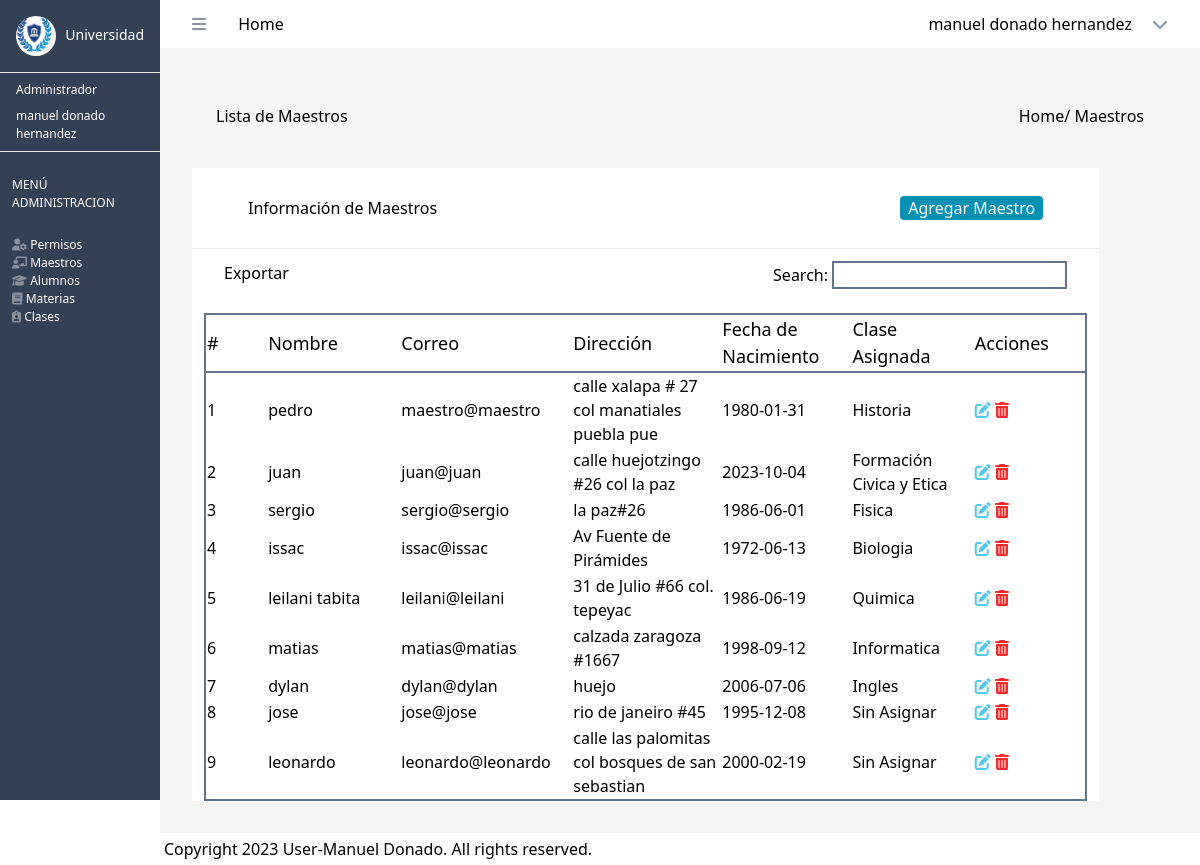
The app's page /view_maestros (signed in) with its own data.
### tables this page shows
CREATE TABLE `usuarios` (
  `id_usuario` int(10) NOT NULL,
  `matricula` bigint(10) DEFAULT NULL,
  `correo` varchar(255) DEFAULT NULL,
  `password` varchar(255) DEFAULT NULL,
  `nombre` varchar(255) DEFAULT NULL,
  `apellido` varchar(255) DEFAULT NULL,
  `direccion` varchar(255) DEFAULT NULL,
  `fecha_nacimiento` date DEFAULT NULL,
  `estatus` int(10) DEFAULT NULL,
  `id_rol` int(10) DEFAULT NULL
);

### src/Controllers/MaestroController.php (called while the page is built, shortened)
<?php
require_once($_SERVER["DOCUMENT_ROOT"] . "/src/Models/Maestros.php");
class MaestroController
{
    public function mostrarMaestros()
    {
        $maestro = new Maestro();
        $data = $maestro->allMaestros();
        include $_SERVER["DOCUMENT_ROOT"] . "/src/views/admin/view_maestros.php";
    }
}
?>

### src/Models/Maestros.php (called while the page is built, shortened)
<?php
class Maestro {
    public function allMaestros(){
        $db = new Database();
        $connection = $db->connect();
        $res = $connection->query("SELECT us.*, if(ma.nombre_materia IS NULL,'Sin Asignar', ma.nombre_materia) as nombre_materia FROM usuarios as us
                                    LEFT JOIN clases as cl ON us.id_usuario = cl.id_maestro
                                    LEFT JOIN materias as ma ON cl.id_materia = ma.id_materia
                                    WHERE id_rol = 2 ");
        $data = $res->fetchAll(PDO::FETCH_ASSOC);
        return $data;
    }
}
?>

### src/views/admin/view_maestros.php (the view, shortened to what this page needs)
<?php
$user = $_SESSION["user"];
?>
<!DOCTYPE html>
<html lang="en">
<head>
    <link href="/dist/output.css" rel="stylesheet">
</head>
<body>
    <div class="bg-slate-700 h-screen w-20 lg:w-40 fixed" >
        <div class="flex justify-between border-b-white" >
            <div>
              <img class="bg-white rounded-full h-10 w-10 m-4 " src="/src/images/inicio.png" alt="">
            </div>
            <div>
                <h3 class="text-white text-[14px] m-4 my-6" >Universidad </h3>
            </div>
        </div>
        <hr>
        <div>
            <h2 class="text-white mx-4 text-[12px] m-2" > <?php echo $user['nombre_rol'];  ?> </h2>
            <h3 class="text-white mx-4 text-[12px] m-2" > <?php echo $user['nombre'] . " " . $user['apellido'];  ?>  </h3>
        </div>
        <hr>
    <?php
    if ( $user['id_rol'] === 1 ) { ?>
        <div>
            <div class=" flex justify-center text-[12px] text-white  m-3 my-6" >
                MENÚ ADMINISTRACION
            </div>
            <div class="flex flex-col m-3 text-[12px] text-white " >
            <a href="/view_permisos"> <i class="fa-solid fa-user-gear" style="color: #89919f;"></i>   Permisos </a>
               <a href="/view_maestros"> <i class="fa-solid fa-chalkboard-user" style="color: #89919f;"></i>   Maestros</a>
               <a href="/view_alumnos">  <i class="fa-solid fa-graduation-cap" style="color: #89919f;"></i>   Alumnos </a>
                <a href="/view_materias"> <i class="fa-solid fa-book" style="color: #89919f;"></i>   Materias</a>
                <a href="/view_clases"> <i class="fa-solid fa-clipboard-user" style="color: #89919f;"></i>   Clases </a>
            </div>
        </div>
    <?php }  ?>
    </div>
    <div class="flex flex-col h-screen w-full pl-20 lg:pl-40" >
    <header class="bg-white p-3">
        <div class="flex justify-between mx-5">
            <div>
                <i class="fa-solid fa-bars mr-7" style="color: #89919f;"></i> Home
            </div>
            <div class="relative inline-block text-left " id="userDropdown">
                <div onclick="toggleDropdown()" class="cursor-pointer flex items-center">
                    <p class="mx-5 text-[16px]" >   <?php echo $user['nombre'] . " " . $user['apellido'];  ?> </p>
                    <i class="fa-solid fa-chevron-down" style="color: #89919f;"></i>
                </div>
            </div>
        </div>
    </header>
    <div class="bg-stone-100 flex-grow p-4" >
                <div class="flex flex-row justify-between m-10" >
                    <div>
                    <p>Lista de Maestros </p>
                    </div>
                    <div class="flex flex-row" >
                    <a href="/src/views/dashboard.php">Home</a> <p>/ Maestros</p>
                    </div>
                </div>
        <div  class="w-[90%] bg-white m-4 " >
            <div>
                <div class="flex flex-row justify-between mx-5 p-3">
                    <div class="mx-6 my-4" >
                         <p>Información de Maestros</p>
                    </div>
                    <div class="mx-6 my-4">
                    <button type="button"  id="openModal" class="bg-cyan-600  text-white px-2 rounded " >  Agregar Maestro</button>
                    </div>
                </div>
                <hr>
                <div class="flex flex-row justify-between mx-5 p-3">
                    <div>
                        <p>Exportar</p>
                    </div>
                    <div>
                        <label for="">Search:</label>
                        <input type="text" class="border-2 border-slate-500
                        "> </input>
                    </div>
                </div>
                <div class="w-[97%] h-[50%] m-3" >
                    <table class="  border-solid border-2 border-slate-500 ">
                    <thead>
                        <tr class="table-auto border-2 border-slate-500 items-center text-[18px]"  >
                            <td class="w-64"> # </td>
                            <td class="w-96" > Nombre </td>
                            <td class="w-64" > Correo </td>
                            <td class="w-96"> Dirección </td>
                            <td class="w-64" > Fecha de Nacimiento </td>
                            <td class="w-64"> Clase Asignada </td>
                            <td class="w-64"> Acciones </td>
                        </tr>
                    </thead>
                    <?php
                        $contador = 1;
                        foreach ($data as $maestro) { ?>
                        <tr>
                            <td><?php echo $contador; ?> </td>
                            <td><?php echo $maestro['nombre']; ?></td>
                            <td><?php echo $maestro['correo']; ?></td>
                            <td><?php echo $maestro['direccion']; ?></td>
                            <td><?php echo $maestro['fecha_nacimiento']; ?></td>
                            <td> <?php echo $maestro['nombre_materia']; ?></td>
                            <td>  <a href="/edit_maestro?id_maestro=<?= $maestro["id_usuario"] ?>"> <i class="fa-solid fa-pen-to-square" style="color: #50c9f2;"></i> </a>
                            <a href="/borrar_maestro?id_maestro=<?= $maestro["id_usuario"] ?>"><i class="fa-solid fa-trash-can" style="color: #f22c2c;"></i></a>
                            </td>
                        </tr>
                        <?php  $contador++;
                        } ?>
                    </table>
                </div>
            </div>
        </div>
        </div>
        <footer class="bg-white p-1 w-full" >
            <p> Copyright 2023 User-Manuel Donado. All rights reserved. </p>
        </footer>
    </div  >
</body>
</html>

### records on screen
usuarios: nombre "pedro", correo "maestro@maestro", direccion "calle xalapa # 27 col manatiales puebla pue", fecha_nacimiento "1980-01-31", nombre_materia "Historia"
usuarios: nombre "juan", correo "juan@juan", direccion "calle huejotzingo #26 col la paz", fecha_nacimiento "2023-10-04", nombre_materia "Formación Civica y Etica"
usuarios: nombre "sergio", correo "sergio@sergio", direccion "la paz#26", fecha_nacimiento "1986-06-01", nombre_materia "Fisica"
usuarios: nombre "issac", correo "issac@issac", direccion "Av Fuente de Pirámides", fecha_nacimiento "1972-06-13", nombre_materia "Biologia"
usuarios: nombre "leilani tabita", correo "leilani@leilani", direccion "31 de Julio #66 col. tepeyac", fecha_nacimiento "1986-06-19", nombre_materia "Quimica"
usuarios: nombre "matias", correo "matias@matias", direccion "calzada zaragoza #1667", fecha_nacimiento "1998-09-12", nombre_materia "Informatica"
usuarios: nombre "dylan", correo "dylan@dylan", direccion "huejo", fecha_nacimiento "2006-07-06", nombre_materia "Ingles"
usuarios: nombre "jose", correo "jose@jose", direccion "rio de janeiro #45", fecha_nacimiento "1995-12-08", nombre_materia "Sin Asignar"
usuarios: nombre "leonardo", correo "leonardo@leonardo", direccion "calle las palomitas col bosques de san sebastian", fecha_nacimiento "2000-02-19", nombre_materia "Sin Asignar"

### other values on screen
$user['nombre_rol'] "Administrador"
$user['nombre'] "manuel"
$user['apellido'] "donado hernandez"
